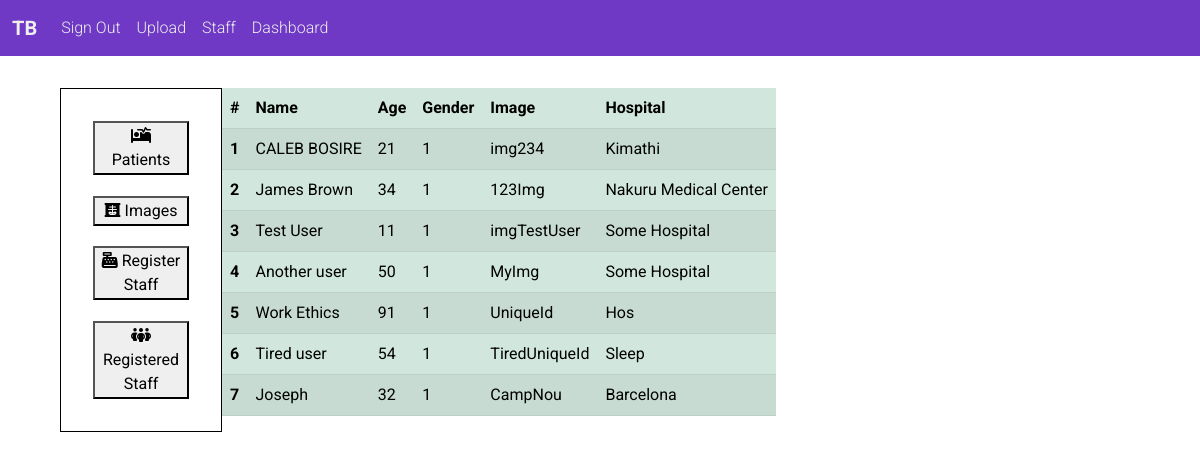
/staff-dashboard (signed in), run on the app's committed database.
### main.py (models this page shows)
class Patient(db.Model):
    __tablename__ = "patient"
    id = db.Column(db.Integer, primary_key=True)
    name = db.Column(db.String(250), nullable=False)
    age = db.Column(db.Integer, nullable=False)
    gender = db.Column(db.Integer, nullable=False)
    image_id = db.Column(db.String(250), nullable=False, unique=True)
    hospital = db.Column(db.String(500), nullable=False)

### main.py (the view)
@app.route("/staff-dashboard", methods=["GET", "POST"])
def staff_dashboard():
    patient_data = Patient.query.all()
    form = StaffRegister()
    return render_template("staff-dashboard.html", data=patient_data, form=form)

### main.py (called while the page is built)
@login_manager.user_loader
def load_user(user_id):
    return User.query.get(int(user_id))

### templates/staff-dashboard.html (shortened to what this page needs)
{% include "header.html" %}
{% import "bootstrap/wtf.html" as wtf %}
<div class="staff-container">
    <div class="content">
        <div class="controls">
            <button onclick="patients()"><i class="fa-sharp fa-solid fa-bed-pulse"></i> Patients</button>
            <button onclick="images()"><i class="fa-solid fa-x-ray"></i> Images</button>
            <button onclick="register()"><i class="fa-sharp fa-solid fa-cash-register"></i> Register Staff</button>
            <button onclick="registered_staff()"><i class="fa-sharp fa-solid fa-people-group"></i> Registered Staff</button>
        </div>
        <div id="data">
            {% include "patient-table.html" %}
        </div>
    </div>
</div>
{% include "footer.html" %}

### templates/patient-table.html
<table class="table table-success table-striped">
                  <thead>
                    <tr>
                      <th scope="col">#</th>
                      <th scope="col">Name</th>
                      <th scope="col">Age</th>
                      <th scope="col">Gender</th>
                       <th scope="col">Image</th>
                       <th scope="col">Hospital</th>
                    </tr>
                  </thead>
                  <tbody>
                  {% for patient in data: %}
                        <tr>
                          <th scope="row">{{patient.id}}</th>
                          <td>{{patient.name}}</td>
                          <td>{{patient.age}}</td>
                          <td>{{patient.gender}}</td>
                          <td>{{patient.image_id}}</td>
                           <td>{{patient.hospital}}</td>
                        </tr>
                  {% endfor %}
                  </tbody>
            </table>

### templates/header.html (style rules this page uses)
* { box-sizing:border-box; }
body { font-family: 'Roboto', sans-serif; }

### templates/staff-dashboard.html (style rules this page uses)
.staff-container { width:90%; margin:0 auto; margin-top:2em; }
.controls { display:flex; justify-content:space-between; border:1px solid black; }
@media (min-width:800px) { .content { display:flex; } }
@media (min-width:800px) { .controls { display:flex; flex-direction:column; width:15%; border:1px solid black; padding:2em; } }

### data on the page
Patient: id "1", name "CALEB BOSIRE", age "21", gender "1", image_id "img234", hospital "Kimathi"
Patient: id "2", name "James Brown", age "34", gender "1", image_id "123Img", hospital "Nakuru Medical Center"
Patient: id "3", name "Test User", age "11", gender "1", image_id "imgTestUser", hospital "Some Hospital"
Patient: id "4", name "Another user", age "50", gender "1", image_id "MyImg", hospital "Some Hospital"
Patient: id "5", name "Work Ethics", age "91", gender "1", image_id "UniqueId", hospital "Hos"
Patient: id "6", name "Tired user", age "54", gender "1", image_id "TiredUniqueId", hospital "Sleep"
Patient: id "7", name "Joseph", age "32", gender "1", image_id "CampNou", hospital "Barcelona"
